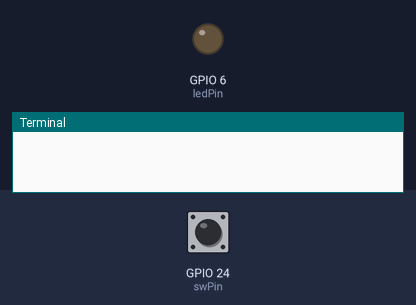
Simulated run of this program. Board: Raspberry Pi (BCM pin numbers). On the bench: output pins drawn as LEDs (lit = HIGH), the last lines printed to the terminal. Inputs (shaded band) come from the test bench; at power-on: GPIO 24 (swPin) LOW.

Above: at 1.2 s.
1.3 s: GPIO 24 (swPin) pulled HIGH for 0.15 s
At 2.2 s:
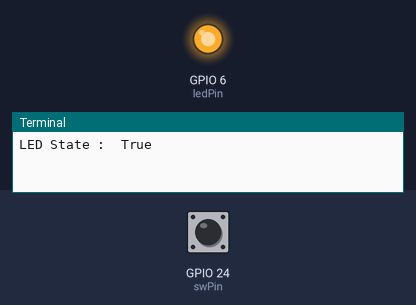
2.9 s: GPIO 24 (swPin) pulled HIGH for 1 s
At 3.4 s:
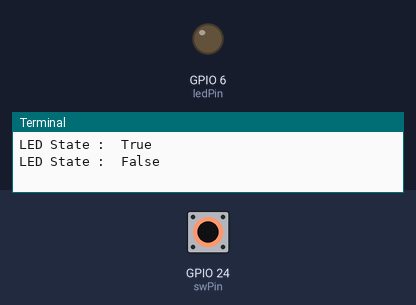
5.4 s: GPIO 24 (swPin) pulled HIGH for 3.2 s
At 6.5 s:
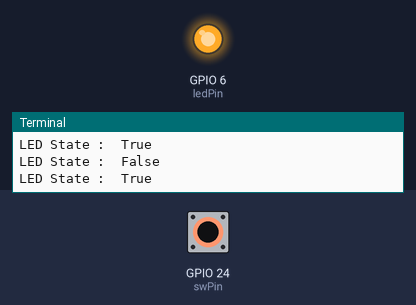
Timing chart, 0 to 8.4 s (numbered marks = the images above; inputs shaded):
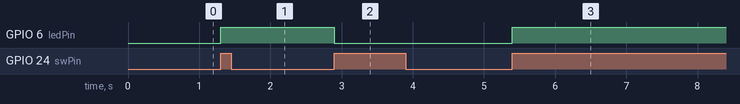

Measured:
- after the input at 1.3 s, GPIO 6 (ledPin): LOW → HIGH at once
- after the input at 2.9 s, GPIO 6 (ledPin): HIGH → LOW at once
- after the input at 5.4 s, GPIO 6 (ledPin): LOW → HIGH at once

The program:

interruptLED.py
```python
import RPi.GPIO as GPIO
import time

swPin=24
ledPin=6

GPIO.setmode(GPIO.BCM)
GPIO.setup(swPin, GPIO.IN, pull_up_down=GPIO.PUD_DOWN) #스위치핀: 입력
GPIO.setup(ledPin,GPIO.OUT) #LED핀:출력

ledState=False  #LED상태변수, 초기상태 : False

def callbackfunc(channel):
	global ledState
	ledState = not ledState #함수 호출마다 ledState를 반전
	GPIO.output(ledPin,ledState) #함수 호출마다 ledPin을 True와 False로 출력
	print("LED State : ",ledState)

GPIO.add_event_detect(swPin, GPIO.RISING, callback=callbackfunc)
# 스위치 핀의 상승(RISING)을 감지, 감지되면 callbackfunc() 함수를 호출
try:
	while True:
		pass
except KeyboardInterrupt:
	GPIO.cleanup()
```
